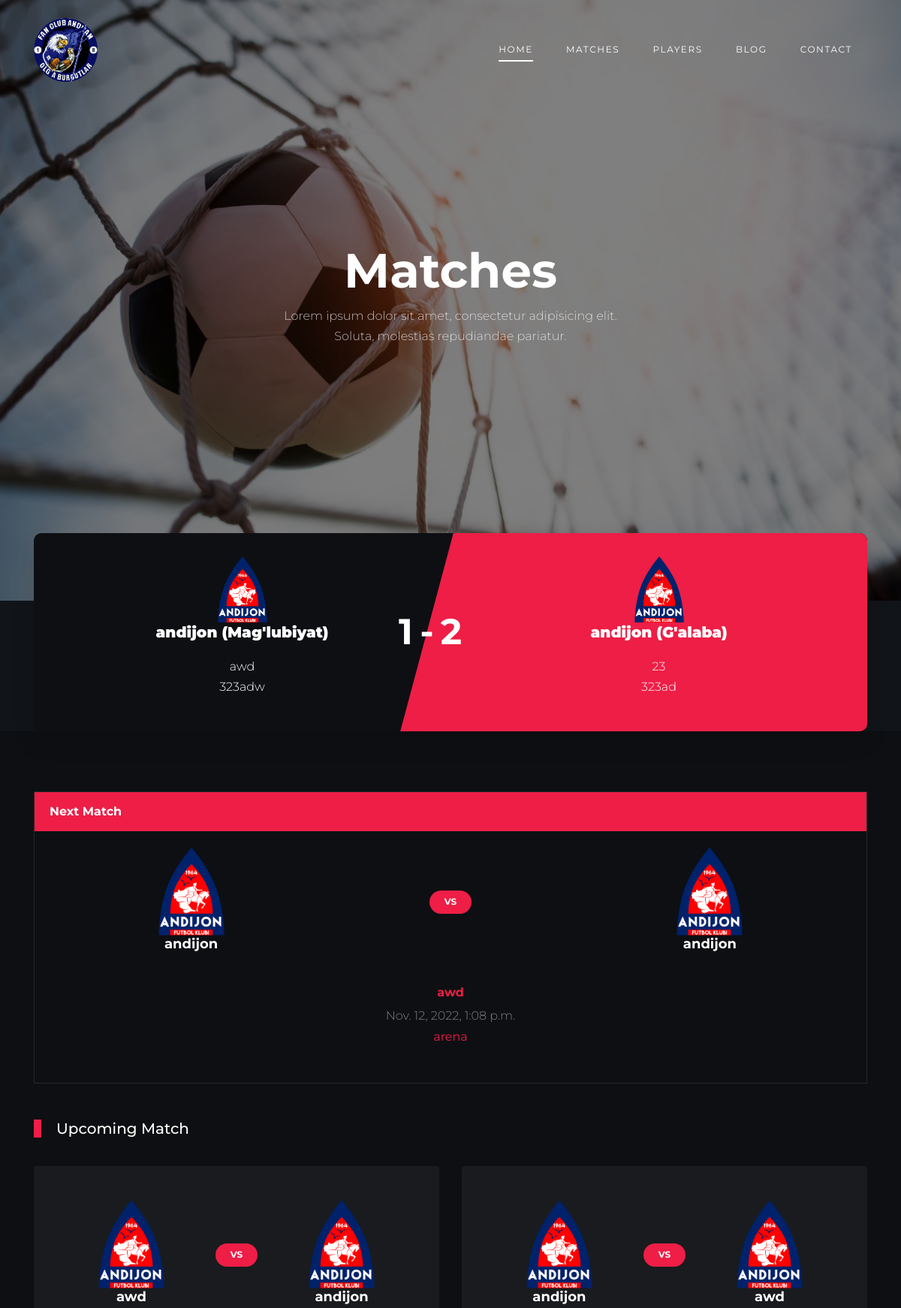
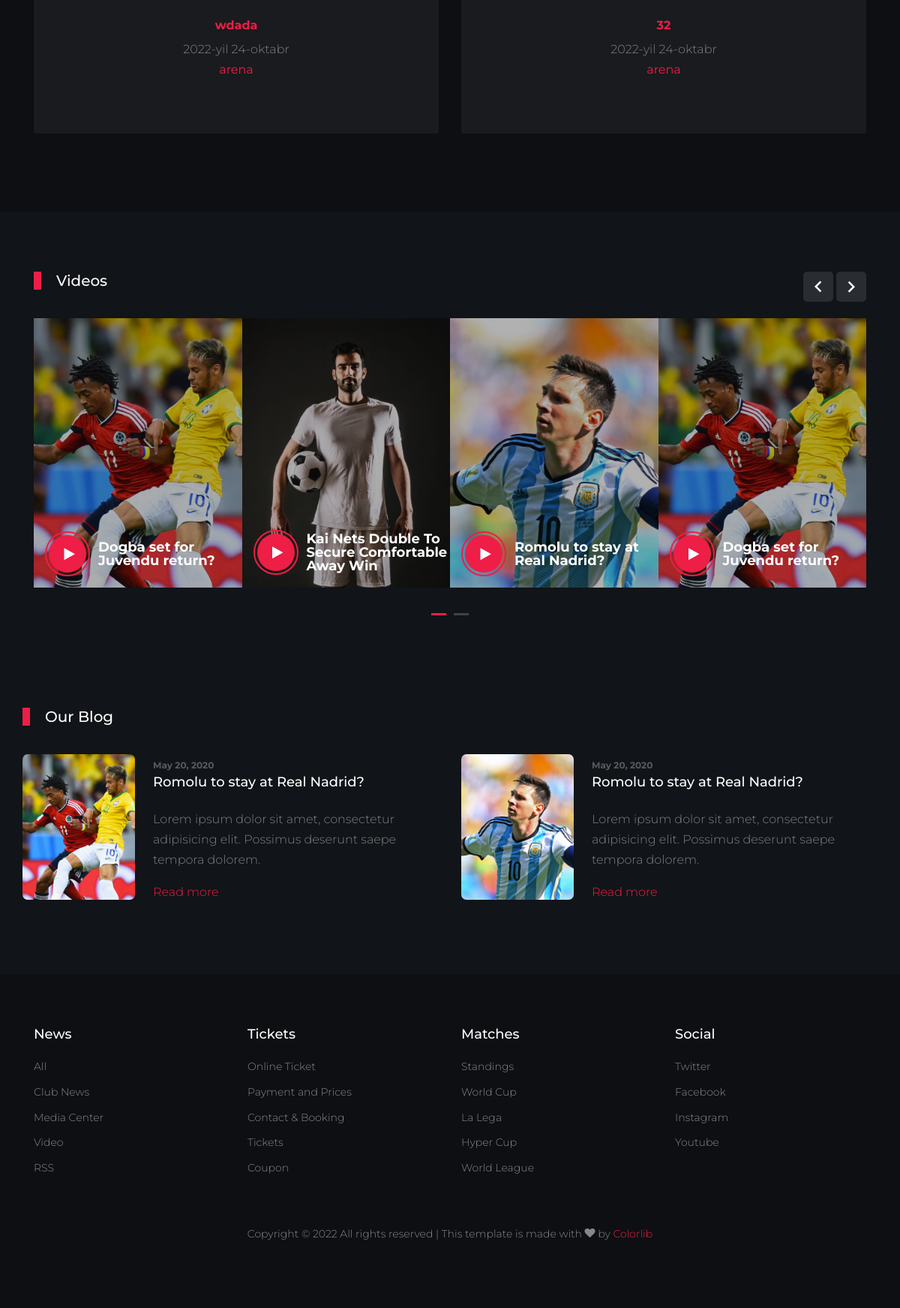
The page /matches/ on the database its author committed (2 pictures, top to bottom).
### main/models.py (models this page shows, shortened)
class Match(models.Model):
    match = models.ForeignKey(NextMatch, on_delete=models.CASCADE)
    club_1_result = models.IntegerField()
    club_2_result = models.IntegerField()
    club_1_muallif1 = models.CharField(max_length=255, null=True, blank=True)
    club_2_muallif1 = models.CharField(max_length=255, null=True, blank=True)
    club_1_muallif2 = models.CharField(max_length=255, null=True, blank=True)
    club_2_muallif2 = models.CharField(max_length=255, null=True, blank=True)
    club_1_muallif3 = models.CharField(max_length=255, null=True, blank=True)
    club_2_muallif3 = models.CharField(max_length=255, null=True, blank=True)
    club_1_muallif4 = models.CharField(max_length=255, null=True, blank=True)
    club_2_muallif4 = models.CharField(max_length=255, null=True, blank=True)
    club_1_muallif5 = models.CharField(max_length=255, null=True, blank=True)
    club_2_muallif5 = models.CharField(max_length=255, null=True, blank=True)
    club_1_muallif6 = models.CharField(max_length=255, null=True, blank=True)
    club_2_muallif6 = models.CharField(max_length=255, null=True, blank=True)
    club_1_muallif7 = models.CharField(max_length=255, null=True, blank=True)
    club_2_muallif7 = models.CharField(max_length=255, null=True, blank=True)
    club_1_muallif8 = models.CharField(max_length=255, null=True, blank=True)
    club_2_muallif8 = models.CharField(max_length=255, null=True, blank=True)
    club_1_muallif9 = models.CharField(max_length=255, null=True, blank=True)
    club_2_muallif9 = models.CharField(max_length=255, null=True, blank=True)
    club_1_muallif10 = models.CharField(max_length=255, null=True, blank=True)
    club_2_muallif10 = models.CharField(max_length=255, null=True, blank=True)

class NextMatch(models.Model):
    turnir = models.ForeignKey(Turnir, on_delete=models.CASCADE)
    club_1 = models.ForeignKey(Team, on_delete=models.CASCADE, related_name="club_1")
    club_2 = models.ForeignKey(Team, on_delete=models.CASCADE, related_name="club_2")
    date = models.DateTimeField()
    stadium = models.CharField(max_length=255)

class Team(models.Model):
    name = models.CharField(max_length=255)
    img = models.ImageField(upload_to='team/')
    win = models.IntegerField(default=0)
    lose = models.IntegerField(default=0)
    draw = models.IntegerField(default=0)
    point = models.IntegerField(default=0)
    scored = models.IntegerField(default=0)
    missed = models.IntegerField(default=0)
    game = models.IntegerField(default=0)
    totalgoal = models.IntegerField(default=0)

class Turnir(models.Model):
    name = models.CharField(max_length=555)
    date = models.DateField()
    clubs = models.ManyToManyField(Team)

class AllMatchs(models.Model):
    first_team = models.ForeignKey(Team,on_delete=models.CASCADE, related_name="jamoa_1")
    second_team = models.ForeignKey(Team,on_delete=models.CASCADE, related_name="jamoa_2")
    date = models.CharField(max_length=255)
    tur = models.CharField(max_length=255)
    tournament = models.CharField(max_length=255)
    stadium = models.CharField(max_length=255)

### main/views.py (the view)
# urls.py: path('matches/',Matches,name='matchs'),
def Matches(request):
    context = {
        'game':Match.objects.last(),
        'next':NextMatch.objects.last(),
        'all':AllMatchs.objects.all().order_by('-date')
    }
    return render(request,'matches.html',context)

### templates/matches.html (shortened to what this page needs)
{% extends 'base.html' %}
{% load static %}
{%block content%}
    <div class="hero overlay" style="background-image: url('images/bg_3.jpg');">
      <div class="container">
        <div class="row align-items-center">
          <div class="col-lg-5 mx-auto text-center">
            <h1 class="text-white">Matches</h1>
            <p>Lorem ipsum dolor sit amet, consectetur adipisicing elit. Soluta, molestias repudiandae pariatur.</p>
          </div>
        </div>
      </div>
    </div>
    <div class="container">
      <div class="row">
        <div class="col-lg-12">
          <div class="d-flex team-vs">
            <span class="score">{{game.club_1_result}}-{{game.club_2_result}}</span>
            <div class="team-1 w-50">
              <div class="team-details w-100 text-center">
                <img src="{{game.match.club_1.img.url}}" alt="Image" class="img-fluid">
                <h3>{{game.match.club_1.name}}
                  {% if game.club_1_result > game.club_2_result %}
                  <span>(G'alaba)</span>
                  {% elif game.club_1_result == game.club_2_result %}
                  <span>(Durang)</span>
                  {% elif game.club_1_result < game.club_2_result %}
                  <span>(Mag'lubiyat)</span>
                  {% endif %}
                </h3>
                <ul class="list-unstyled">
                  {% if game.club_1_muallif1 is not None %}
                                <li>{{game.club_1_muallif1}}</li>
                            {% endif %}
                              {% if game.club_1_muallif2 is not None %}
                                    <li>{{game.club_1_muallif2}}</li>
                            {% endif %}
                </ul>
              </div>
            </div>
            <div class="team-2 w-50">
              <div class="team-details w-100 text-center">
                <img src="{{game.match.club_2.img.url}}" alt="Image" class="img-fluid">
                <h3>{{game.match.club_2.name}}
                  {% if game.club_2_result > game.club_1_result %}
                  <span>(G'alaba)</span>
                  {% elif game.club_2_result == game.club_1_result %}
                  <span>(Durang)</span>
                  {% elif game.club_2_result < game.club_1_result %}
                  <span>(Mag'lubiyat)</span>
                  {% endif %}
                </h3>
                <ul class="list-unstyled">
                    {% if game.club_2_muallif1 is not None %}
                                <li>{{game.club_2_muallif1}}</li>
                            {% endif %}
                              {% if game.club_2_muallif2 is not None %}
                                    <li>{{game.club_2_muallif2}}</li>
                            {% endif %}
                </ul>
              </div>
            </div>
          </div>
        </div>
      </div>
    </div>
    <div class="site-section bg-dark">
      <div class="container">
        <div class="row mb-5">
          <div class="col-lg-12">
            <div class="widget-next-match">
              <div class="widget-title">
                <h3>Next Match</h3>
              </div>
              <div class="widget-body mb-3">
                <div class="widget-vs">
                  <div class="d-flex align-items-center justify-content-around justify-content-between w-100">
                    <div class="team-1 text-center">
                      <img src="{{next.club_1.img.url}}" alt="Image">
                      <h3>{{next.club_1.name}}</h3>
                    </div>
                    <div>
                      <span class="vs"><span>VS</span></span>
                    </div>
                    <div class="team-2 text-center">
                      <img src="{{next.club_2.img.url}}" alt="Image">
                      <h3>{{next.club_2.name}}</h3>
                    </div>
                  </div>
                </div>
              </div>
              <div class="text-center widget-vs-contents mb-4">
                <h4>{{next.turnir.name}}</h4>
                <p class="mb-5">
                  <span class="d-block">{{next.date}}</span>
                  <strong class="text-primary">{{next.stadium}}</strong>
                </p>
              </div>
            </div>
          </div>
        </div>
        <div class="row">
          <div class="col-12 title-section">
            <h2 class="heading">Upcoming Match</h2>
          </div>
          {% for i in all %}
          <div class="col-lg-6 mb-4">
            <div class="bg-light p-4 rounded">
              <div class="widget-body">
                  <div class="widget-vs">
                    <div class="d-flex align-items-center justify-content-around justify-content-between w-100">
                      <div class="team-1 text-center">
                        <img src="{{i.first_team.img.url}}" alt="Image">
                        <h3>{{i.first_team.name}}</h3>
                      </div>
                      <div>
                        <span class="vs"><span>VS</span></span>
                      </div>
                      <div class="team-2 text-center">
                        <img src="{{i.second_team.img.url}}" alt="Image">
                        <h3>{{i.second_team.name}}</h3>
                      </div>
                    </div>
                  </div>
                </div>
                <div class="text-center widget-vs-contents mb-4">
                  <h4>{{i.tournament}}</h4>
                  <p class="mb-5">
                    <span class="d-block">{{i.date}}</span>
                    <strong class="text-primary">{{i.stadium}}</strong>
                  </p>
                </div>
            </div>
          </div>
            {% endfor %}
        </div>
      </div>
    </div>
    <div class="site-section">
      <div class="container">
        <div class="row">
          <div class="col-6 title-section">
            <h2 class="heading">Videos</h2>
          </div>
          <div class="col-6 text-right">
            <div class="custom-nav">
            <a href="#" class="js-custom-prev-v2"><span class="icon-keyboard_arrow_left"></span></a>
            <a href="#" class="js-custom-next-v2"><span class="icon-keyboard_arrow_right"></span></a>
            </div>
          </div>
        </div>
        <div class="owl-4-slider owl-carousel">
          <div class="item">
            <div class="video-media">
              <img src="images/img_1.jpg" alt="Image" class="img-fluid">
              <a href="https://vimeo.com/139714818" class="d-flex play-button align-items-center" data-fancybox>
                <span class="icon mr-3">
                  <span class="icon-play"></span>
                </span>
                <div class="caption">
                  <h3 class="m-0">Dogba set for Juvendu return?</h3>
                </div>
              </a>
            </div>
          </div>
          <div class="item">
            <div class="video-media">
              <img src="images/img_2.jpg" alt="Image" class="img-fluid">
              <a href="https://vimeo.com/139714818" class="d-flex play-button align-items-center" data-fancybox>
                <span class="icon mr-3">
                  <span class="icon-play"></span>
                </span>
                <div class="caption">
                  <h3 class="m-0">Kai Nets Double To Secure Comfortable Away Win</h3>
                </div>
              </a>
            </div>
          </div>
          <div class="item">
            <div class="video-media">
              <img src="images/img_3.jpg" alt="Image" class="img-fluid">
              <a href="https://vimeo.com/139714818" class="d-flex play-button align-items-center" data-fancybox>
                <span class="icon mr-3">
                  <span class="icon-play"></span>
                </span>
                <div class="caption">
                  <h3 class="m-0">Romolu to stay at Real Nadrid?</h3>
                </div>
              </a>
            </div>
          </div>
          <div class="item">
            <div class="video-media">
              <img src="images/img_1.jpg" alt="Image" class="img-fluid">
              <a href="https://vimeo.com/139714818" class="d-flex play-button align-items-center" data-fancybox>
                <span class="icon mr-3">
                  <span class="icon-play"></span>
                </span>
                <div class="caption">
                  <h3 class="m-0">Dogba set for Juvendu return?</h3>
                </div>
              </a>
            </div>
          </div>
          <div class="item">
            <div class="video-media">
              <a href="https://vimeo.com/139714818" class="d-flex play-button align-items-center" data-fancybox>
                <div class="caption">
                  <h3 class="m-0">Romolu to stay at Real Nadrid?</h3>
                </div>
              </a>
            </div>
          </div>
        </div>
      </div>
    </div>
    <div class="container site-section">
      <div class="row">
        <div class="col-6 title-section">
          <h2 class="heading">Our Blog</h2>
        </div>
      </div>
      <div class="row">
        <div class="col-lg-6">
          <div class="custom-media d-flex">
            <div class="img mr-4">
              <img src="images/img_1.jpg" alt="Image" class="img-fluid">
            </div>
            <div class="text">
              <span class="meta">May 20, 2020</span>
              <h3 class="mb-4"><a href="#">Romolu to stay at Real Nadrid?</a></h3>
              <p>Lorem ipsum dolor sit amet, consectetur adipisicing elit. Possimus deserunt saepe tempora dolorem.</p>
              <p><a href="#">Read more</a></p>
            </div>
          </div>
        </div>
        <div class="col-lg-6">
          <div class="custom-media d-flex">
            <div class="img mr-4">
              <img src="images/img_3.jpg" alt="Image" class="img-fluid">
            </div>
            <div class="text">
              <span class="meta">May 20, 2020</span>
              <h3 class="mb-4"><a href="#">Romolu to stay at Real Nadrid?</a></h3>
              <p>Lorem ipsum dolor sit amet, consectetur adipisicing elit. Possimus deserunt saepe tempora dolorem.</p>
              <p><a href="#">Read more</a></p>
            </div>
          </div>
        </div>
      </div>
    </div>
{%endblock%}

### rows shown on the page
Match: club_1_result "1", club_2_result "2", match.club_1.img (picture), match.club_1.name "andijon", club_1_muallif1 "awd", club_1_muallif2 "323adw", match.club_2.img (picture), match.club_2.name "andijon", club_2_muallif1 "23", club_2_muallif2 "323ad"
NextMatch: club_1.img (picture), club_1.name "andijon", club_2.img (picture), club_2.name "andijon", turnir.name "awd", date "Nov. 12, 2022, 1:08 p.m.", stadium "arena"
AllMatchs: first_team.img (picture), first_team.name "awd", second_team.img (picture), second_team.name "andijon", tournament "wdada", date "2022-yil 24-oktabr", stadium "arena"
AllMatchs: first_team.img (picture), first_team.name "andijon", second_team.img (picture), second_team.name "awd", tournament "32", date "2022-yil 24-oktabr", stadium "arena"
